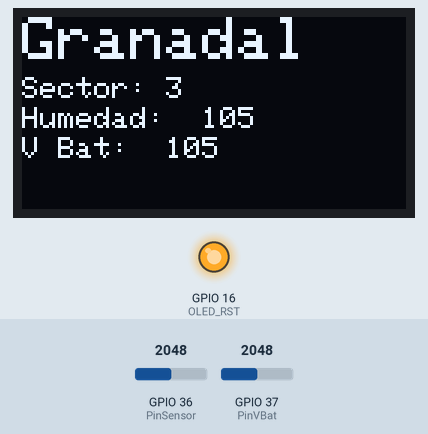
Simulated run of this program. Board: ESP32. Parts: 128×64 one-colour display, output pins drawn as LEDs (lit = HIGH). Inputs (shaded band) come from the test bench; at power-on: GPIO 36 (PinSensor) = 2048, GPIO 37 (PinVBat) = 2048. No radio packets arrive unless stated; what the program prints to the serial monitor is not drawn. At 2.8 s the program puts the board to deep sleep or switches it off; the recording ends there.

Above: at 1.8 s.

The program:

main.cpp
```cpp
#include <Arduino.h>
#include "header.h"
#define HacerDebug = 1

#define uS_TO_S_FACTOR 1000000 /* Conversion factor for micro seconds to seconds */

// declaración de variables y constantes
//#define  trama 6 //número de bytes que se enviaran por LORA, determina el tamaño del array payload.
uint8_t  tramaLora[] = {0,0,0,0,0,0}; //Array para la transmisión de datos LORA
        // Identificador, valorMSB del sensor, valorLSB del sensor, estado

uint8_t counter = 0; //variable contador para saber el número de paquete enviado.

uint16_t TiempoSleep = 5; //tiempo en segundos de deep sleep.
//Configuración ADC humedad
RTC_DATA_ATTR uint16_t  AirValue = 2700; //valor que indica el sensor midiendo el aire.
RTC_DATA_ATTR uint16_t  WaterValue = 1130;  //Medida del sensor con máxima humedad, sumergido en agua.
RTC_DATA_ATTR uint16_t  VBat_min = 0;  //Valor mínimo de tensión de batería. hay que ver el divisor que montamos.
RTC_DATA_ATTR uint16_t  VBat_max = 0xFFFF;  //Valor máximo de tensión de batería. Hay que ver el divisor que se monta.
uint8_t         humedad = 0;
uint8_t         VBat = 0;
// valores precedidos de "RTC_DATA_ATTR" se conservan después del despertar.
uint16_t TiempoEsperaRX = 5000;  //Tiempo de espera para recibir respuesta de la central.
Adafruit_SSD1306 display(SCREEN_WIDTH, SCREEN_HEIGHT, &Wire, OLED_RST);
//==================================================================================================

void LoRa_Ini()//Inicialización Conexiones SPI dispositivo LoRa
  {
    SPI.begin(SCK, MISO, MOSI, SS); //definición de los pines de comunicación con el módulo LORA
    //setup LoRa transceiver module
    LoRa.setPins(SS, RST, DIO0);

    if (!LoRa.begin(BAND)) //comprobación inicialización LoRa
        {
          Serial.println("Starting LoRa failed!");
          display.clearDisplay();
          display.setTextColor(WHITE);
          display.setTextSize(1);
          display.setCursor(0,0);
          display.print("Starting LoRa ");
          display.setCursor(0,20);
          display.print("failed:  Reset unit ");
          display.print(Id);  //identificador del dispositivo.
          display.display();
          while (1);
        }
          //Configuración Módulo LoRa para la transmisión
    LoRa.setSpreadingFactor(12);  // De 6 a 12. Indica la cantidad de datos redundantes que se envían en la transmisión.
                                    // Mayor valor=>menor velocidad de transmisión de datos y mayor alcance.
                                    //Configuración potencia de radio
                                    //Valor por defecto: LoRa.setTxPower(17,PA_OUTPUT_PA_BOOST_PIN);
                                    //Most modules have the PA output pin conneted to PA_BOOSTER, gain 2-17
                                    //TTGO and some modules are conected to RFO_HF, gain 0-14
                                    //If your receiver RSSI is very Weak and little affected by a better antenna, change this!!
                        //  LoRa.setTxPower(14,PA_OUTPUT_RF_PIN);
      //  LoRa.setTxPower(14,PA_OUTPUT_RFO_PIN); //probar esta instrucción

    Serial.println("LoRa Inicializacion OK!");
    display.setCursor(0,10);
    display.display();
    return;
  }
//==================================================================================================
void Oled_Ini() //reset pantalla OLED
{
  pinMode(OLED_RST, OUTPUT);
  digitalWrite(OLED_RST, LOW);
  delay(20);
  digitalWrite(OLED_RST, HIGH);
  //Inicialización pantalla OLED
  Wire.begin(OLED_SDA, OLED_SCL);
  if(!display.begin(SSD1306_SWITCHCAPVCC, 0x3c, false, false))
  { // Address 0x3C for 128x32
    Serial.println(F("No se encontró SSD1306 (allocation failed)"));
    Serial.println("Reinicie el dispositivo");
    for(;;); // Don't proceed, loop forever
  }
  display.clearDisplay();
  /*display.setTextColor(WHITE);
  display.setTextSize(1);
  display.setCursor(0,0);
  //Mensaje inicialización
  display.print("LORA SENDER ");
  display.setCursor(0,20);
  display.print("Dispositivo: ");
  display.print(Id);  //identificador del dispositivo.
  */
 display.display();
  return;
}
//====== presenta datos pantalla =============
void EscribeDisplay()
  {
  display.clearDisplay();
  display.setCursor(0,0);
  display.setTextSize(2);
  display.println("Granadal");
  display.setCursor(0,20);
  display.setTextSize(1);
  display.print("Sector: ");
  display.print(Id);
  display.setCursor(0,30);
  display.print("Humedad:  ");
  //display.setCursor(60,30);
  display.print(humedad);
  display.setCursor(0,40);
  display.print("V Bat:  ");
  display.print(VBat);
  display.display();
  return;
  }
//==================================================================================================
//======== Función para leer los valores de ADC
uint8_t LeeValorADC(uint8_t ADC, uint16_t valormin, uint16_t valormax)  //Esta función lee los datos del ADC y devuelve el valor en un solo byte de acuerdo a los parámetros de calibración.
  {     //Argumentos: Puerto ADC a leer, Valor mínimo y valor máximo que puede tomar
    int16_t  aux =0;
    int16_t DatoADC[5]  ={0,0,0,0,0} ;
    uint8_t   ValorSensor = 0;
    uint8_t lectura=0;

               //En esta función haremos el cálculo de la mediana para obtener los dos datos únicos.
    for (lectura=0; lectura <4; lectura++)
      {
      DatoADC[lectura] = analogRead(ADC);  //Guarda el valor del ADC en un array de 5 valores cada segundo.
      delay(200);
      }
  // calculamos la mediana del array y convertimos su valor a byte para ser enviado.
    for (lectura=0; lectura<4; lectura++)
      { //ordenamos de menor a mayor
        if (DatoADC[lectura]>DatoADC[lectura+1])
          {
            aux = DatoADC[lectura+1];
            DatoADC[lectura+1] = DatoADC[lectura];
            DatoADC[lectura]= aux;
            lectura = 0;
          }
      }
  ValorSensor = map(DatoADC[2], AirValue, WaterValue, 0, 255); //Pasamos el valor de humedad entre 0 y 255
  if(ValorSensor >= 255)
          { ValorSensor = 255;  }
  if(ValorSensor <=0)
          { ValorSensor = 0;    }
  return ValorSensor;
  }

//==================================================================================================
//====== Envia Datos LORA =============

void EnviaDatosLora()
{
  tramaLora[0] = Id;  //El primer byte a enviar es el identificador de dispositivo.
  tramaLora[1]= humedad;
  tramaLora[2]= VBat; //Valor de la tensión de batería. para saber en que estado se encuentra.
  tramaLora[3]= counter;
  tramaLora[4]= counter;
  tramaLora[5]= counter;
  Serial.println("Trama LoRa TX: ");  //Enviamos datos a Lora y al puerto Serie.
    //Send LoRa packet to receiver
    Serial.print("size of tramalora: ");

      Serial.println(sizeof(tramaLora));
  LoRa.beginPacket(); //Se le puede dar un valor de encabezado. Quizás podríamos usarlo para enviar ahí el ID del dispositivo
        //devuelve un 1 cuando termina. Selecciona si se envía con Encabezado o no.
uint8_t tamanoTramaLora = sizeof(tramaLora);
  for (uint8_t t=0; t<tamanoTramaLora; t++)
    {
      LoRa.write(tramaLora[t]);     // La función devuelve el puntero de
      //envia los datos tal cual. su valor.
    }
  LoRa.endPacket();

  for (uint8_t t=0; t<tamanoTramaLora; t++)
    {//envia los datos al puerto serie
      Serial.print("Dato ");
      Serial.print(t);
      Serial.print(" = ");
      Serial.println(tramaLora[t]); //enviamos el mismo dato al puerto serie.
    }
Serial.println("finalizado envio datos Lora: Antes del return");
return;
}
//===================================================================
//==========Recibir dato por Lora
uint16_t RxDatoLora()
{
  uint16_t InicioRx = millis();
  uint16_t tiempoNuevaTransmision = 1; //tiempo para la nueva transmisión. si no se recibe nada, volverá a transmitir en un segundo.
  String LoRaData ;
  while (millis()-InicioRx < TiempoEsperaRX)
  {
    uint8_t packetSize = LoRa.parsePacket();
    if (packetSize)
    {
      //received a packet
      Serial.print("Received packet ");
      //read packet
      while (LoRa.available())
        {
        LoRaData = LoRa.readString(); //ver porque lo lee como string
        //LoRaData = LoRa.read();
        }
    }
    //LoRaData.getBytes(tramaLora,trama); //con esta instrucción no funciona
    uint8_t longitudLoRaData = sizeof(LoRaData); //ver longitud LoRaData para extraer los bytes
    uint8_t Rx_Data[longitudLoRaData]= {};
    LoRaData.getBytes(Rx_Data,longitudLoRaData-3);
    Serial.println("TramaLora: ");
    Serial.println(LoRaData);
    Serial.print("packetSize: ");
    Serial.println(packetSize);

    for (uint8_t t=0; t<packetSize; t++)
      {
        Serial.println(Rx_Data[t]);
      }
    //print RSSI of packet
    uint32_t rssi = LoRa.packetRssi();
    Serial.print(" with RSSI ");
    Serial.println(rssi);
    if (Rx_Data[0]==Id)
      {
        Serial.print("recibido mensaje para ID 3");
        tiempoNuevaTransmision = Rx_Data[1]; // devolvemos el valor del tiempo para la próxima transmisión.
      }
    else Serial.print("esperando mensaje para ID3");
    break; //sale del while de millis
  }
return tiempoNuevaTransmision; //Si no hemos recibido señal en un tiempo, reinicia y vuelve a emitir tras un segundo. Si recibimos un valor por parte del transmisor, se lo pasaremos a la función Dormir()
}
//==================================================================================================
void Dormir (int16_t TIME_TO_SLEEP)
{
  Serial.println("entrando en dormir");
  delay(1000);
  //Convertimos el tiempo de sueño que le hemos pasado en segundos a microsegundos para la función.
  uint64_t TS = TIME_TO_SLEEP * uS_TO_S_FACTOR; //Convertimos los segundos a microsegundos para pasarselo a la funcion WAKEUP.
  esp_sleep_enable_timer_wakeup(TS);  //Indicamos en microsegundos cuanto tiempo ha de dormir.
  esp_sleep_pd_config(ESP_PD_DOMAIN_RTC_PERIPH, ESP_PD_OPTION_ON); // all RTC Peripherals are powered
  esp_deep_sleep_start();
  return;
}
  //==================================================================================================

void setup()
{  //Inicialización puerto serie
  Serial.begin(115200);
  Serial.println("Inicializando");
  Oled_Ini() ;  //Inicializa la pantalla OLED.LoRa_Ini();//Inicialización Conexiones SPI dispositivo LoRa
  LoRa_Ini();
}
void loop() //realmente no se ejecuta un loop  ya que el dispositivo se reinicia tras la función Dormir().
  {         //Lo hemos dejado así para separar lo que son las instrucciones de inicialización del programa.
  humedad = LeeValorADC(PinSensor, AirValue, WaterValue);
  Serial.print("humedad: ");
  Serial.println(humedad);
  VBat = LeeValorADC(PinVBat, VBat_min, VBat_max );
  Serial.print("Vbat: ");
  Serial.println(VBat);
  EscribeDisplay();
  EnviaDatosLora();
  //  Recibir datos del maestro con siguiente emisión y potencia de recepción, por si necesita aumentarla
  counter++;  //Hay que pasar estaas variables a la memoria RTC si no queremos que se pierdan.
  Serial.println("iniciando dormir");
  delay(10);
  TiempoSleep = 10;// RxDatoLora();
  //ver nivel de señal con el que reciben al nodo para que ajuste la potencia de emisión
  //Si no hay recepción, incrementarla potencia de salida. si hay recepcion, disminuir hasta tener un valor dB adecuado
   Dormir(TiempoSleep);
  }
```

MyDefine.h
```cpp
//Rellenar estos campos para el dispositivo

#define Id  3 //identificador de dispositivo transmisor. Hasta 256 dispositivos
//Conexionado sensor Humedad
#define PinSensor 36   //ADC1_0  selección del pin de conexión del sensor de humedad.
#define PinVBat 37   //ADC1_1 Selección del pin de conexión del sensor de voltaje de batería.

//Selección de frecuencia de funcionamiento según zona geográfica
//433E6 for Asia
//866E6 for Europe
//915E6 for North America
#define BAND 866E6

//se definen las diferentes conexiones entre los distintos dispositivos de la placa.
//Pines usados por el dispositivo LoRa
#define SCK 5
#define MISO 19
#define MOSI 27
#define SS 18
#define RST 14
#define DIO0 26


//Conecionado pantalla OLED
#define OLED_SDA 4
#define OLED_SCL 15
#define OLED_RST 16
#define SCREEN_WIDTH 128 // OLED display width, in pixels
#define SCREEN_HEIGHT 64 // OLED display height, in pixels

//ver también el archivo de conexionado del dispositivo.

#define ADC1_0 36
#define ADC1_1 37
```

header.h
```cpp
//Librerías que se incluyen en el programa.

//Libraries for LoRa
#include <SPI.h>
#include "LoRa.h"

//Libraries for OLED Display
#include <Wire.h>
#include "Adafruit_GFX.h"
#include "Adafruit_SSD1306.h"
#include "MyDefine.h"   //conexionado del dipositivo
```

Funciiones.cpp
```cpp
#include <Arduino.h>
#include <header.h>

//========================================================================================================
//========================================================================================================
//========================================================================================================
//========================================================================================================
//========================================================================================================
//========================================================================================================
```
